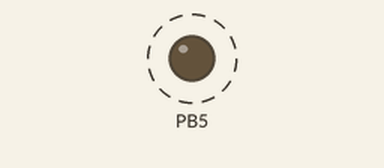
A program run on a simulated ATmega328P, built with avr-gcc and emulated at 16 MHz. On the bench: output pins drawn as LEDs (lit = HIGH). Dashed ring = blinking.

Above: at 0.05 s.
Timing chart, 0 to 3.0 s (numbered marks = the images above):
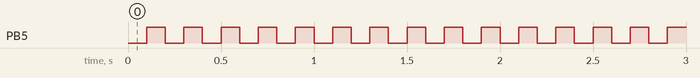

The program:

main.c
```c
/// Define CPU frequency as 16 MHz
#define F_CPU 16000000UL
#include <avr/io.h>
#include <util/delay.h>
#include "PARAMETERS.h"

int main(void) {
	/** ------------ SETUP ------------------ */
	/// 1) Set pin 5 in PORTB as output pin
	DDRB |=(1<<DDB5);
	/** ------------ LOOP ------------------- */
	while (1) {
		/// 1) LED OFF by clearing the pin PB5
		PORTB &=~(1<<PORTB5);
		/// 2) Delay of 500 milli-seconds
		_delay_ms(BLINK_TIME);
		/// 3) LED ON by setting the pin PB5
		PORTB |=(1<<PORTB5);
		/// 4) Delay of 500 milli-seconds
		_delay_ms(BLINK_TIME);
	}
}
```

PARAMETERS.h
```c
/*
 * PARAMETERS.h
 *
 * Created: 05/02/2024 10:19:52
 *  Author: DCE
 */


#ifndef PARAMETERS_H_
#define PARAMETERS_H_

#define BLINK_TIME 100


#endif /* PARAMETERS_H_ */
```

Measured:
- by itself, PB5: alternates HIGH for 0.10 s and LOW for 0.10 s
